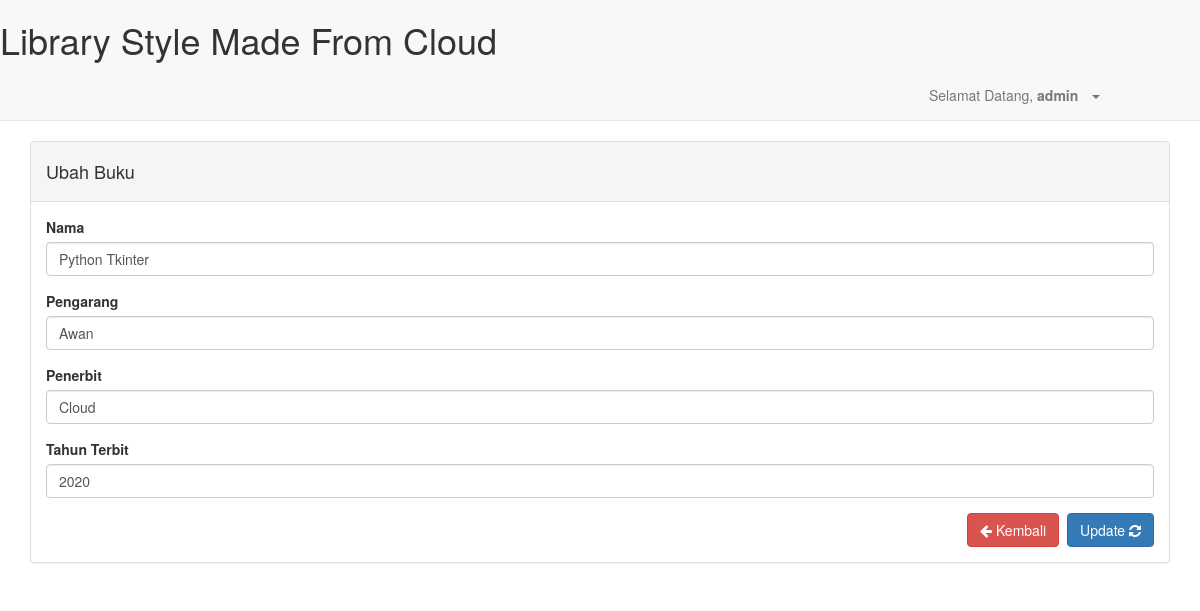
The page /buku/edit/4 (signed in) on the database its author committed.
### buku/models.py (models this page shows, shortened)
class Buku(models.Model):
    nama = models.TextField(max_length=100)
    pengarang = models.TextField(max_length=100)
    penerbit = models.TextField(max_length=100)
    thn_terbit = models.CharField(max_length=5)
    class Meta:
        db_table = 'buku'
        ordering = ['-id']

### buku/views.py (the view)
# urls.py: url(r'^edit/(?P<id>\d+)$', views.EditBuku.as_view(), name='edit'),
class EditBuku(Auth, View):
    template_name = 'buku/update.html'
    def get(self, request, id):
        buku = Buku.objects.get(pk=id)
        initial = {
            'id': buku.pk,
            'nama': buku.nama,
            'pengarang': buku.pengarang,
            'penerbit': buku.penerbit,
            'thn_terbit': buku.thn_terbit,
        }
        form = BukuForm(initial=initial)
        data = {
            'form': form
        }
        return render(request, self.template_name, data)

### buku/forms.py
class BukuForm(forms.Form):
    id = forms.CharField(widget=forms.HiddenInput(), required=False)
    nama = forms.CharField(max_length=100)
    pengarang = forms.CharField(max_length=100)
    penerbit = forms.CharField(max_length=100)
    thn_terbit = forms.CharField(max_length=5)
    class Meta :
        model = Buku

### buku/templates/buku/update.html (shortened to what this page needs)
{% extends "base.html" %}
{% load widget_tweaks %}
{% block content %}
<div class="panel panel-default">
    <div class="panel-heading">
        <h4>Ubah Buku</h4>
    </div>
    <div class="panel-body">
        <form method="POST" action="{% url 'buku:update' %}">
            <div class="form-group">
                <label for="" class="control-label">Nama</label> {{form.nama | add_class:"form-control" }}
            </div>
            <div class="form-group">
                <label for="" class="control-label">Pengarang</label> {{form.pengarang | add_class:"form-control"}}
            </div>
            <div class="form-group">
                <label for="" class="control-label">Penerbit</label> {{form.penerbit | add_class:"form-control"}}
            </div>
            <div class="form-group">
                <label for="" class="control-label">Tahun Terbit</label> {{form.thn_terbit | add_class:"form-control"}}
            </div>
            <div class="form-group">
                <button class="btn btn-primary pull-right" style="margin-left: 8px;">Update <i class="fa fa-refresh"></i></button>
                <a href="/buku/" class="btn btn-danger pull-right"><i class="fa fa-arrow-left"></i> Kembali</a>
            </div>
        </form>
    </div>
</div>
{% endblock content %}

### templates/base.html (shortened to what this page needs)
{%load staticfiles%}
<!DOCTYPE html>
<html lang="en">
    <head>
        <meta name="viewport" content="width=device-width, initial-scale=1"> {% include "static.html" %}
    </head>
    <body>
        <div class="row">
            <nav class="navbar navbar-default navbar-static-top">
                <div class="container-fluid">
                        <div>
                            <h1>Library Style Made From Cloud</h1>
                        </div>
                    <ul class="nav navbar-nav navbar-right" style="margin-right: 85px;">
                        <li class="dropdown">
                            <a href="#" class="dropdown-toggle" data-toggle="dropdown" role="button" aria-haspopup="true" aria-expanded="false">Selamat Datang,
                                <b>{{request.user.username}}</b>
                                &nbsp; <span class="caret"></span></a>
                        </li>
                    </ul>
                </div>
            </nav>
            <div class="container">
                {% block content %}
                {% endblock content %}
            </div>
        </div>
    </body>
</html>

### rows shown on the page
Buku: nama "Python Tkinter", pengarang "Awan", penerbit "Cloud", thn_terbit "2020"

### other values the page prints
{{ request.user.username }} "admin"
